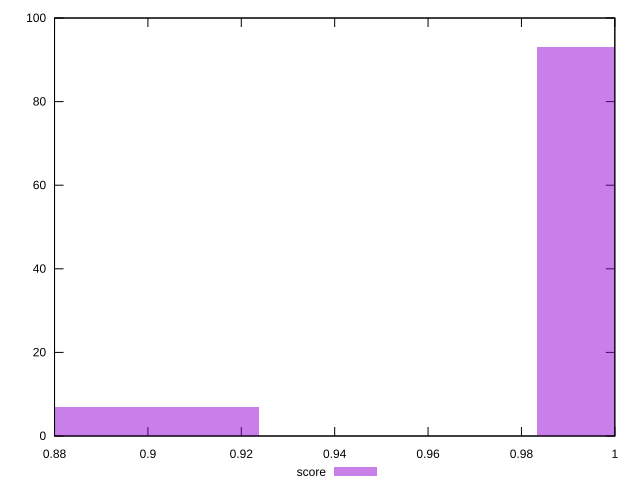

Reproduce this figure in gnuplot.
reset

$score <<EOF
1.0132110686213847 93
0.8940097664306335 7
EOF

set key outside below
set boxwidth 0.059600651095375566
set xrange [0.88:1]
set yrange [0:100]
set trange [0:100]
set style fill transparent solid 0.5 noborder
set terminal svg size 640, 490 enhanced background rgb 'white'
set output "reports/report_00033_2021-03-01T14-23-16.841Z/unminified-javascript/samples/astro-inner/score/histogram.svg"

plot $score title "score" with boxes

reset
